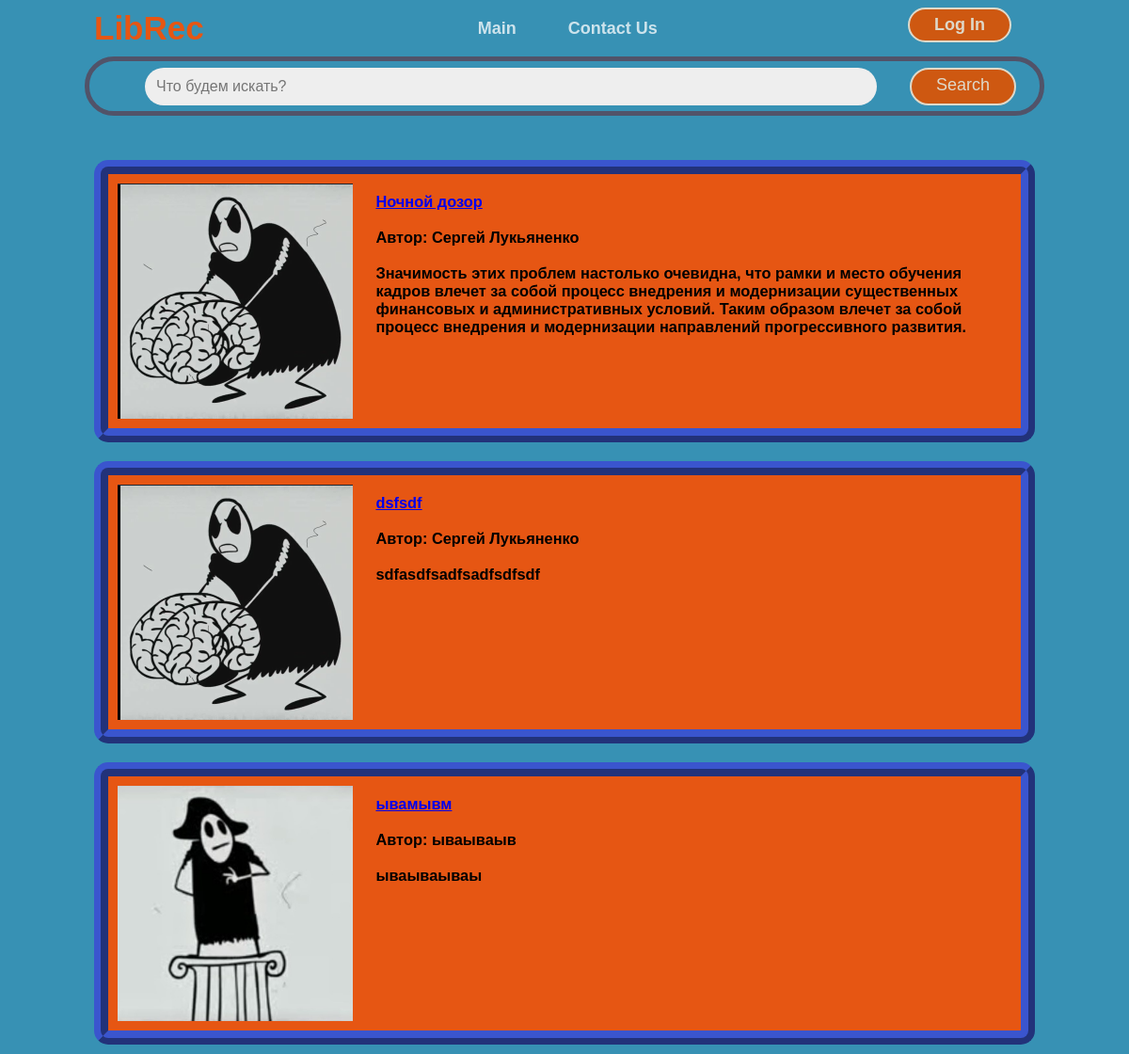
The page /books/ on the database its author committed.
### core/models.py (models this page shows, shortened)
class Book(models.Model):
    name = models.CharField("Название книги", max_length=128)
    author = models.CharField("Автор", max_length=128)
    short_description = models.TextField("Краткое описание")
    description = models.TextField("Полное описание")
    photo = models.FileField("Фото обложки", upload_to='media/')
    class Meta:
        verbose_name = "Книга"
        verbose_name_plural = "Книги"

### core/views.py (the view)
# urls.py: path('books/', view.BookListView.as_view(), name="books"),
class BookListView(ListView):
    model = models.Book
    paginate_by = 7
    template_name = "book_list.html"

### templates/book_list.html (shortened to what this page needs)
<!DOCTYPE html>
{% load static %}
<html lang="en">
<head>
    <link rel="stylesheet" href="{% static 'css/main.css' %}">
</head>
<body>
<header class="header">
        <div class="container">
                <div class="header__inner">
                    <div class="header__logo">
                        <b>LibRec</b>
                    </div>
                    <nav class="nav">
                        <a class="nav__link" href="{% url 'books' %}">Main</a>
                        <a class="nav__link" href="#Contact_us">Contact us</a>
                    </nav>
                    <div class="nav">
                        <a href="#" class="sing_in">Log in</a>
                    </div>
                </div>
                <div class="searcher">
                    <input type="text" size="50" placeholder="Что будем искать?" class="search_bar">
                    <a class="search_button" href="#">Search</a>
                </div>
        </div>
</header>
<div class="container">
       <div class="recipes">
           {% if object_list %}
               {% for book in object_list %}
                   <div class="recipe_list">
                       <div class="book_img">
                           <img class="img_cover" src="{{ book.photo.url }}" alt="edit">
                       </div>
                       <div class="recipe">
                           <h3><a href="{% url 'book' pk=book.id %}">{{ book.name }}</a>
                               <br><br>Автор: {{ book.author }}<br><br>
                               {{ book.short_description }}</h3>
                       </div>
                   </div>
               {% endfor %}
           {% else %}
           <p>There are no books in the library.</p>
           {% endif %}
        </div>
    </div>
</body>
</html>

### static/css/main.css (style rules this page uses)
body { font-family: 'Raleway', sans-serif; font-size: 14px; color: #6c7279; background-color: #3791b4; -webkit-font-smoothing: antialiased; margin: 0; }
* , *:before, *:after { box-sizing: border-box; }
h1, h2, h3, h4, h5, h6 { margin: 0; }
.container { width: 1200px; max-width: 85%; margin: 0 auto; }
.searcher { width: 100%; height: 63px; background-color:#3791b4; border: 5px solid #515369; border-radius: 31px; display: flex; flex-direction: row; }
.search_bar { width: 80%; height: 40px; border: none; background-color: #EEEEEE; margin-left: 59px; margin-top: 7px; padding-left: 12px; border-radius: 20px; font-size: 16px; }
.search_button { margin-left: 35px; margin-right: 25px; color: #F1E1CC; text-decoration: none; opacity: 0.9; height: 40px; margin-top: 7px; transition: opacity .2s linear; transition: background .2s linear; background-color: rgb(223, 82, 0); display: block; border: 2px solid #F1E1CC; padding: 6px 26px; border-radius: 30px; font-size: 18px; }
.header { position: fixed; margin-top: 0; top: 0; left: 0; z-index: 1; width: 100%; height: 126px; display: flex; flex-direction: column; background-color:#3791b4; }
.header__inner { display: flex; max-height: 63px; justify-content: space-between; align-items: center; padding: 10px ; width: 100%; }
.nav { display: block; font-size: 18px; font-weight: 700; text-transform: capitalize; }
.nav__link { margin-left: 50px; color: #fff; text-decoration: none; opacity: 0.75; transition: opacity .2s linear; transition: border .2s linear; }
.header__logo { font-size: 35px; color: #e65613; }
.sing_in { margin-top: -7px; font-size: 16px;; margin-left: 25px; margin-right: 25px; color: #F1E1CC; text-decoration: none; opacity: 0.9; transition: opacity .2s linear; transition: background .2s linear; background-color: rgb(223, 82, 0); display: block; border: 2px solid #F1E1CC; padding: 6px 26px; border-radius: 30px; font-size: 18px; }
.recipes { margin-top: 160px; display: flex; color: #000; flex-wrap: wrap; }
.recipe_list { display: flex; justify-content: space-between; width: 98%; margin-right: 100px; height: 300px; background-color: #e65613; position: relative; overflow: hidden; margin: 10px; border: 15px ridge rgb(58, 85, 206); border-radius: 15px; }
.recipe { padding: 20px; width: 85%; }
.book_img { width: 300px; padding-top: 1%; margin-left: 10px; }
.img_cover { padding-top: 0px; width: 250px; height: 250px; }

### rows shown on the page
Book: photo (picture), name "Ночной дозор", author "Сергей Лукьяненко", short_description "Значимость этих проблем настолько очевидна, что рамки и место обучения кадров влечет за собой процесс внедрения и модернизации существенных финансовых и административных условий. Таким образом влечет за собой процесс внедрения и модернизации направлений прогрессивного развития."
Book: photo (picture), name "dsfsdf", author "Сергей Лукьяненко", short_description "sdfasdfsadfsadfsdfsdf"
Book: photo (picture), name "ывамывм", author "ываываыв", short_description "ываываываы"
